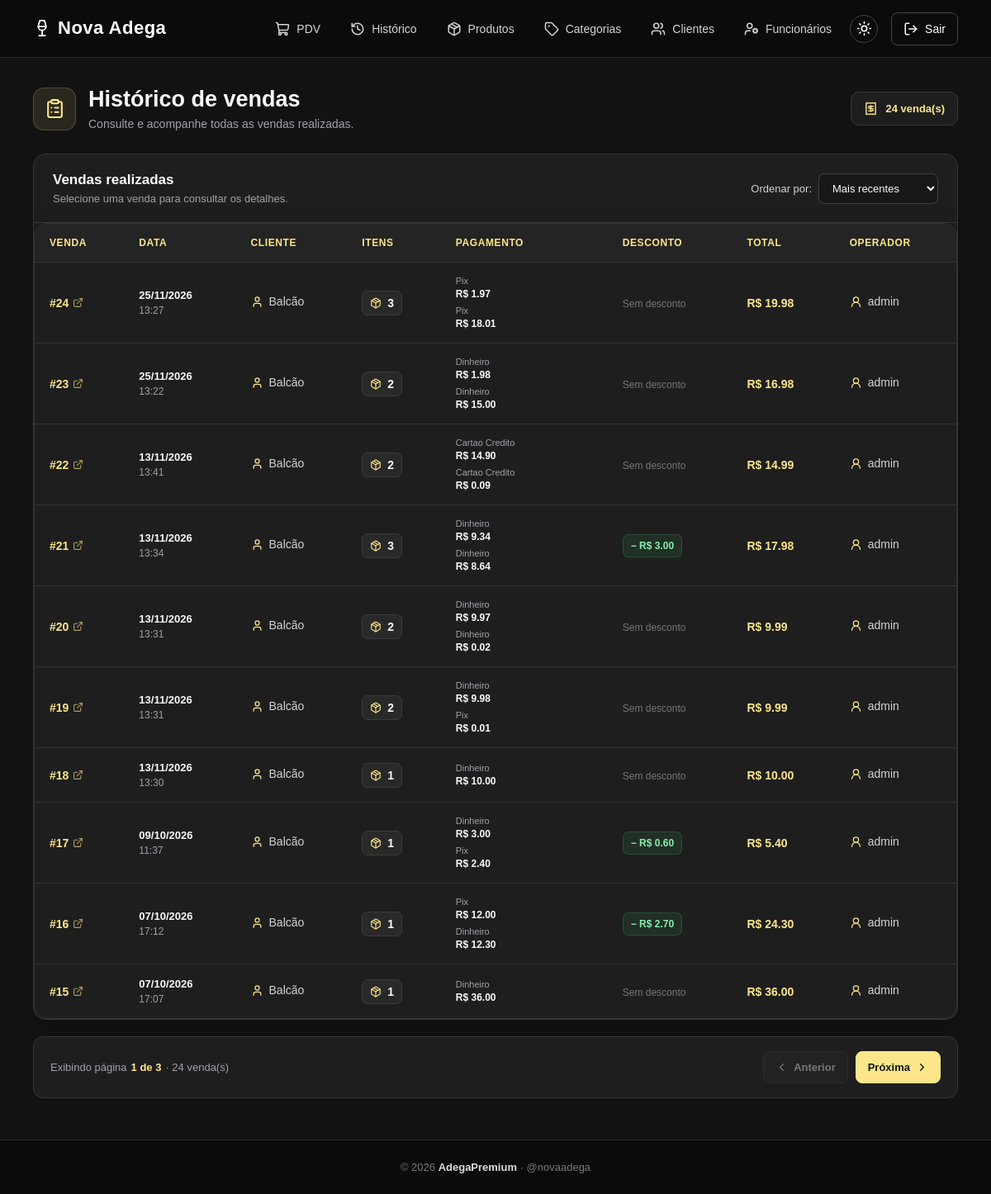
Before: /pdv/historico (signed in) with the older database file.
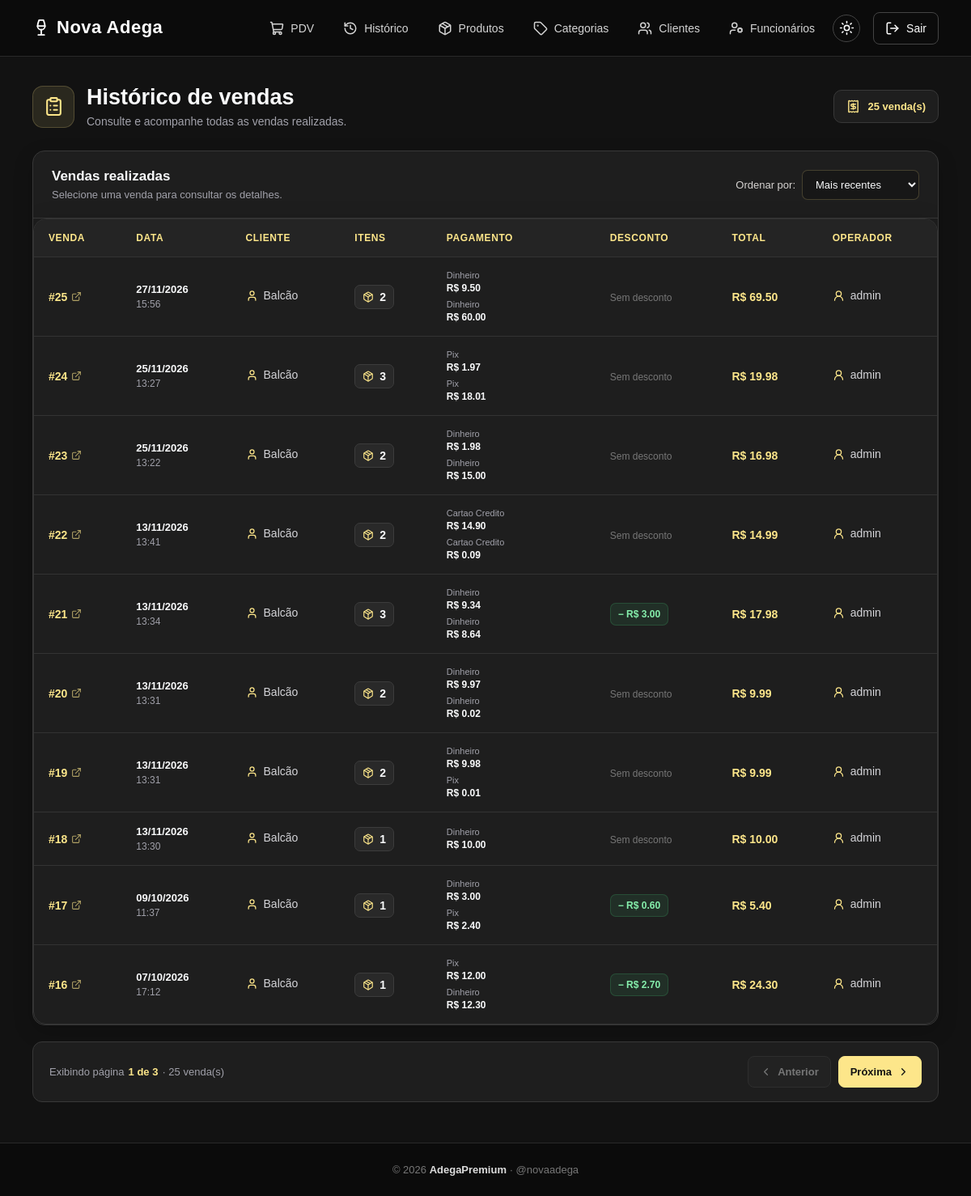
After: the same page with the newer database file.
### app/models/venda.py (models this page shows, shortened)
class Venda(Base):
    __tablename__ = "vendas"
    id = Column(Integer, primary_key=True, index=True)
    cliente_id = Column(
        Integer,
        ForeignKey("clientes.id", ondelete="SET NULL"),
        nullable=True
    )
    usuario_id = Column(
        Integer,
        ForeignKey("usuarios.id", ondelete="SET NULL"),
        nullable=True
    )
    total_bruto = Column(
        Float,
        nullable=False,
        default=0.0
    )
    total_liquido = Column(
        Float,
        nullable=False,
        default=0.0
    )
    desconto = Column(
        Float,
        nullable=False,
        default=0.0
    )
    tipo_desconto = Column(
        String(20),
        nullable=True
    )
    forma_pagamento_1 = Column(
        String(50),
        nullable=True
    )
    valor_pagamento_1 = Column(
        Float,
        nullable=False,
        default=0.0
    )
    forma_pagamento_2 = Column(
        String(50),
        nullable=True
    )
    valor_pagamento_2 = Column(
        Float,
        nullable=False,
        default=0.0
    )
    observacao = Column(
        String(255),
        nullable=True
    )
    criado_em = Column(
        DateTime,
        server_default=func.now()
    )
    cliente = relationship(
        "Cliente",
        back_populates="vendas"
    )
    usuario = relationship(
        "Usuario",
        backref="vendas"
    )
    itens = relationship(
        "ItemVenda",
        back_populates="venda",
        cascade="all, delete-orphan"
    )

### app/models/usuarios.py (models this page shows)
class Usuario(Base):
    __tablename__ = "usuarios"
    id = Column(Integer, primary_key=True, autoincrement=True)
    nome = Column(String(100), nullable=False)
    email = Column(String(150), unique=True, nullable=False)
    senha_hash = Column(String(255), nullable=False)
    role = Column(String(20), nullable=False, default="operador")
    ativo = Column(Boolean, default=True)
    criando_em = Column(DateTime, server_default=func.now())

### app/controllers/pdv_controller.py (the view)
@router.get("/historico")
def historico_vendas(
    request: Request,
    pagina: int = 1,
    ordenar: str = "recentes",
    db: Session = Depends(get_db),
    usuario=Depends(get_usuario_logado)
):
    por_pagina = 10
    pagina = max(1, pagina)
    ordenacoes = {
        "recentes": Venda.criado_em.desc(),
        "antigas": Venda.criado_em.asc(),
        "maior_valor": Venda.total_liquido.desc(),
        "menor_valor": Venda.total_liquido.asc(),
        "cliente_az": Cliente.nome.asc(),
        "cliente_za": Cliente.nome.desc(),
    }
    if ordenar not in ordenacoes:
        ordenar = "recentes"
    total_vendas = db.query(Venda).count()
    total_paginas = max(
        1,
        ceil(total_vendas / por_pagina)
    )
    pagina = min(pagina, total_paginas)
    consulta = db.query(Venda)
    if ordenar in ("cliente_az", "cliente_za"):
        consulta = consulta.outerjoin(
            Cliente,
            Venda.cliente_id == Cliente.id
        )
    vendas = (
        consulta
        .order_by(ordenacoes[ordenar], Venda.id.desc())
        .offset((pagina - 1) * por_pagina)
        .limit(por_pagina)
        .all()
    )
    return templates.TemplateResponse(
        request,
        "pdv/historico.html",
        {
            "request": request,
            "usuario": usuario,
            "vendas": vendas,
            "pagina": pagina,
            "total_paginas": total_paginas,
            "total_vendas": total_vendas,
            "ordenar": ordenar
        }
    )

### app/templates/pdv/historico.html (shortened to what the changed rows need)
{% extends "base.html" %}
{% block styles %}
<link rel="stylesheet" href="/static/CSS/pdv.css?v=10">
<link rel="stylesheet" href="/static/CSS/historico.css?v=3">
{% endblock %}
{% block content %}
<main class="pdv-container historico-page">
    <header class="historico-header">
        <div class="historico-titulo">
            <div>
                <h1>Histórico de vendas</h1>
            </div>
        </div>
        <div class="historico-contador">
            <i data-lucide="receipt"></i>
            <span>{{ total_vendas }} venda(s)</span>
        </div>
    </header>
    <section class="historico-card">
        <div class="historico-card-header">
            <div>
                <h2>Vendas realizadas</h2>
            </div>
        </div>
        <div class="pdv-table-container">
            <table class="pdv-table">
                <thead>
                    <tr>
                        <th>Venda</th>
                        <th>Data</th>
                        <th>Cliente</th>
                        <th>Itens</th>
                        <th>Pagamento</th>
                        <th>Desconto</th>
                        <th>Total</th>
                        <th>Operador</th>
                    </tr>
                </thead>
                <tbody>
                    {% for v in vendas %}
                    <tr>
                        <td>
                            <a
                                href="/pdv/venda/{{ v.id }}"
                                class="historico-venda-id"
                            >
                                #{{ v.id }}
                                <i data-lucide="external-link"></i>
                            </a>
                        </td>
                        <td>
                            <div class="historico-data">
                                <strong>
                                    {{ v.criado_em.strftime('%d/%m/%Y') }}
                                </strong>
                                <small>
                                    {{ v.criado_em.strftime('%H:%M') }}
                                </small>
                            </div>
                        </td>
                        <td>
                            <span class="historico-cliente">
                                <i data-lucide="user"></i>
                                {{ v.cliente.nome if v.cliente else "Balcão" }}
                            </span>
                        </td>
                        <td>
                            <span class="historico-itens">
                                <i data-lucide="package"></i>
                                {{ v.itens | length }}
                            </span>
                        </td>
                        <td>
                            <div class="historico-pagamentos">
                                {% if v.forma_pagamento_1 %}
                                <div class="historico-pagamento">
                                    <span>
                                        {{ v.forma_pagamento_1 | replace('_', ' ') | title }}
                                    </span>
                                    <strong>
                                        R$ {{ "%.2f"|format(v.valor_pagamento_1 or 0) }}
                                    </strong>
                                </div>
                                {% endif %}
                                {% if v.forma_pagamento_2 %}
                                <div class="historico-pagamento">
                                    <span>
                                        {{ v.forma_pagamento_2 | replace('_', ' ') | title }}
                                    </span>
                                    <strong>
                                        R$ {{ "%.2f"|format(v.valor_pagamento_2 or 0) }}
                                    </strong>
                                </div>
                                {% endif %}
                            </div>
                        </td>
                        <td>
                            {% if v.desconto and v.desconto > 0 %}
                            <span class="historico-desconto">
                                − R$ {{ "%.2f"|format(v.desconto) }}
                            </span>
                            {% else %}
                            <span class="historico-sem-desconto">
                                Sem desconto
                            </span>
                            {% endif %}
                        </td>
                        <td>
                            <strong class="historico-total">
                                R$ {{ "%.2f"|format(v.total_liquido) }}
                            </strong>
                        </td>
                        <td>
                            <span class="historico-operador">
                                <i data-lucide="user-round"></i>
                                {{ v.usuario.nome if v.usuario else "—" }}
                            </span>
                        </td>
                    </tr>
                    {% endfor %}
                </tbody>
            </table>
        </div>
    </section>
    <nav
        class="historico-paginacao"
        aria-label="Paginação do histórico de vendas"
    >
        <div class="historico-paginacao-info">
            <span>Exibindo página</span>
            <strong>
                {{ pagina }} de {{ total_paginas }}
            </strong>
            <span>
                · {{ total_vendas }} venda(s)
            </span>
        </div>
    </nav>
</main>
{% endblock %}

Changed rows visible on the page:
no longer on this page (row unchanged): Venda: id "15", criado_em "07/10/2026", criado_em "17:07", cliente "Balcão", itens|length "1", forma_pagamento_1 "Dinheiro", valor_pagamento_1 "36.00", desconto "Sem desconto", total_liquido "36.00", usuario "admin"
added Venda: id "25", criado_em "27/11/2026", criado_em "15:56", cliente "Balcão", itens|length "2", forma_pagamento_1 "Dinheiro", valor_pagamento_1 "9.50", forma_pagamento_2 "Dinheiro", valor_pagamento_2 "60.00", desconto "Sem desconto", total_liquido "69.50", usuario "admin"
Other visible differences:
{{ total_vendas }}: "24" → "25"
